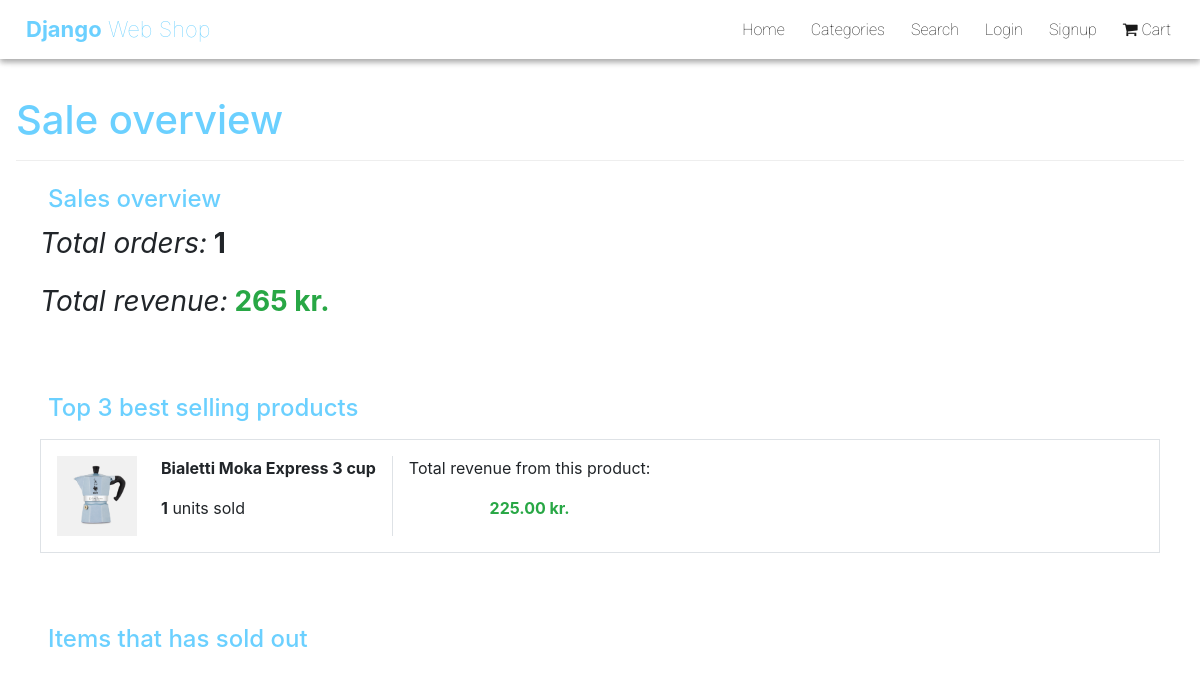
The app's page /shop/sales_overview/, older data.
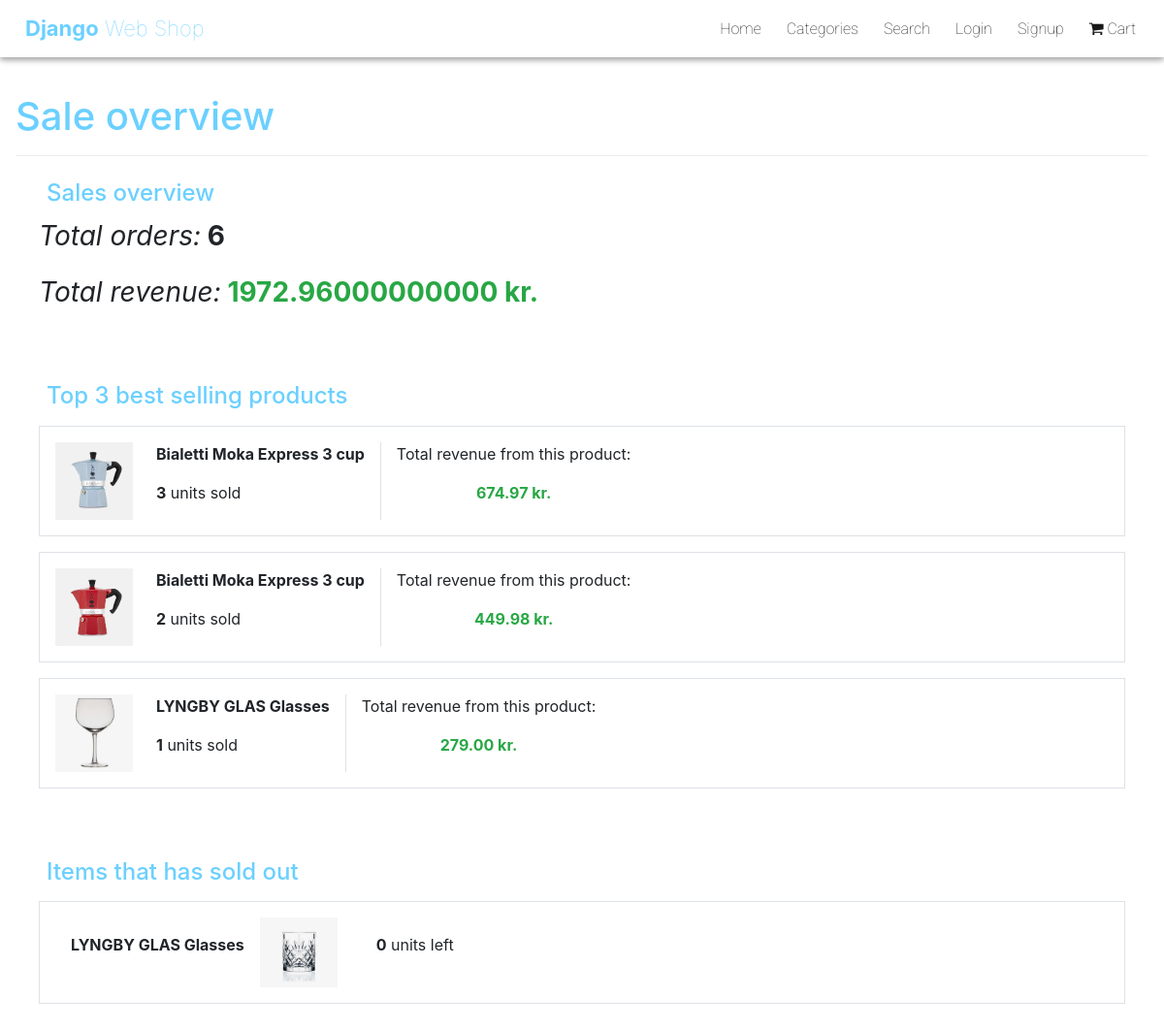
The same page, newer data.
### shop/models.py (models this page shows, shortened)
class ProductVariant(models.Model):
    product = models.ForeignKey(Product, on_delete=models.CASCADE)
    price = models.DecimalField(max_digits=19, decimal_places=2)
    stock = models.PositiveIntegerField()
    image = models.ImageField(validators=[FileExtensionValidator(allowed_extensions=['jpg', 'png', 'jpeg'])])

class Product(models.Model):
    title = models.CharField(max_length=150)
    description = models.TextField()
    category = models.ForeignKey(ProductCategory, null=True, on_delete=models.SET_NULL)

### shop/views.py (the view)
# urls.py: path('sales_overview/', views.sales_overview, name='sales_overview'),
def sales_overview(req):
    total_revenue = Invoice.objects.aggregate(sum=Sum('total_price'))
    invoices = Invoice.objects.all()
    invoice_products = InvoiceProduct.objects.all()
    sold_out_product_variants = ProductVariant.objects.filter(stock=0)
    best_sellers = []
    for invoice_product in invoice_products:
        for i in range(invoice_product.quantity):
            best_sellers.append(invoice_product.product.id)
    counted_best_sellers = Counter(best_sellers)
    top_3 = counted_best_sellers.most_common(3)
    top_3_products = []
    for top in top_3:
        product = ProductVariant.objects.filter(id=top[0])
        obj = {'product': product, 'count': top[1], 'total': product[0].price*top[1]}
        top_3_products.append(obj)
    context = {
        'total_revenue': total_revenue,
        'total_invoices': len(invoices),
        'best_seller_products': top_3_products,
        'sold_out_product_variants': sold_out_product_variants
    }
    return render(req, 'pages/administator/sales_overview.html', context)

### shop/templates/pages/administator/sales_overview.html
{% extends '_base.html' %}
{% block content %}
    <div class="p-3 space-for-nav">
        <h1 class="dws-blue">Sale overview</h1>
        <div class="dws-line w-100 my-3"></div>
        <div class="m-4">
            <h4 class="px-2 dws-blue">Sales overview</h4>
            <p class="large-text"><i>Total orders:</i><b> {{ total_invoices }} </b></p>
            <p class="large-text"><i>Total revenue:</i><span class="text-success"><b> {{ total_revenue.sum }} kr.</b></span></p>
        </div>
        <br />
        <div class="m-4">
            <h4 class="px-2 dws-blue">Top 3 best selling products</h4>
                {% for best_seller_product in best_seller_products %}
                    {% for product in best_seller_product.product %}
                    <div class="d-flex p-3 my-3 border">
                        <img class="small-img" src="{{ MEDIA_URL }} {{ product.image.url }}" />
                        <div class="mx-2 pl-3">
                            <p><b>{{ product.product.title }}</b></p>
                            <p><span><b>{{ best_seller_product.count }}</b></span> units sold</p>
                        </div>
                        <div class="mx-2 text-center border-left pl-3">
                            <p>Total revenue from this product:</p>
                            <p class="text-success"><b>{{ best_seller_product.total }} kr.</b></p>
                        </div>
                    </div>
                    {% endfor %}
                {% endfor %}
        </div>
        <br />
        <div class="m-4">
            <h4 class="px-2 dws-blue">Items that has sold out</h4>
            {% for sold_out_product_variant in sold_out_product_variants %}
                <div class="d-flex p-3 my-3 border">
                    <p class="p-3"><b>{{ sold_out_product_variant.product.title }}</b></p>
                    <img class="small-img img-fluid" src="{{ MEDIA_URL }} {{ sold_out_product_variant.image.url }}" />
                    <div class="mx-2 pl-3">
                        <p class="p-3"><b>{{ sold_out_product_variant.stock }}</b> units left</p>
                    </div>
                </div>
            {% endfor %}
        </div>
    </div>
{% endblock %}

Row changes from the older to the newer data that the page shows:
changed ProductVariant (number 1 of 4 on the later page): count "1" → "3"; total "225.00" → "674.97"
now on this page (row edited): ProductVariant: image (picture), product "Bialetti Moka Express 3 cup", count "2", total "449.98"
now on this page (row edited): ProductVariant: image (picture), product "LYNGBY GLAS Glasses", count "1", total "279.00"
now on this page (row edited): ProductVariant: product "LYNGBY GLAS Glasses", image (picture), stock "0", shown under "Items that has sold out"
Text that changed along with them:
{{ total_invoices }}: "1" → "6"
{{ total_revenue.sum }}: "265" → "1972.96000000000"
